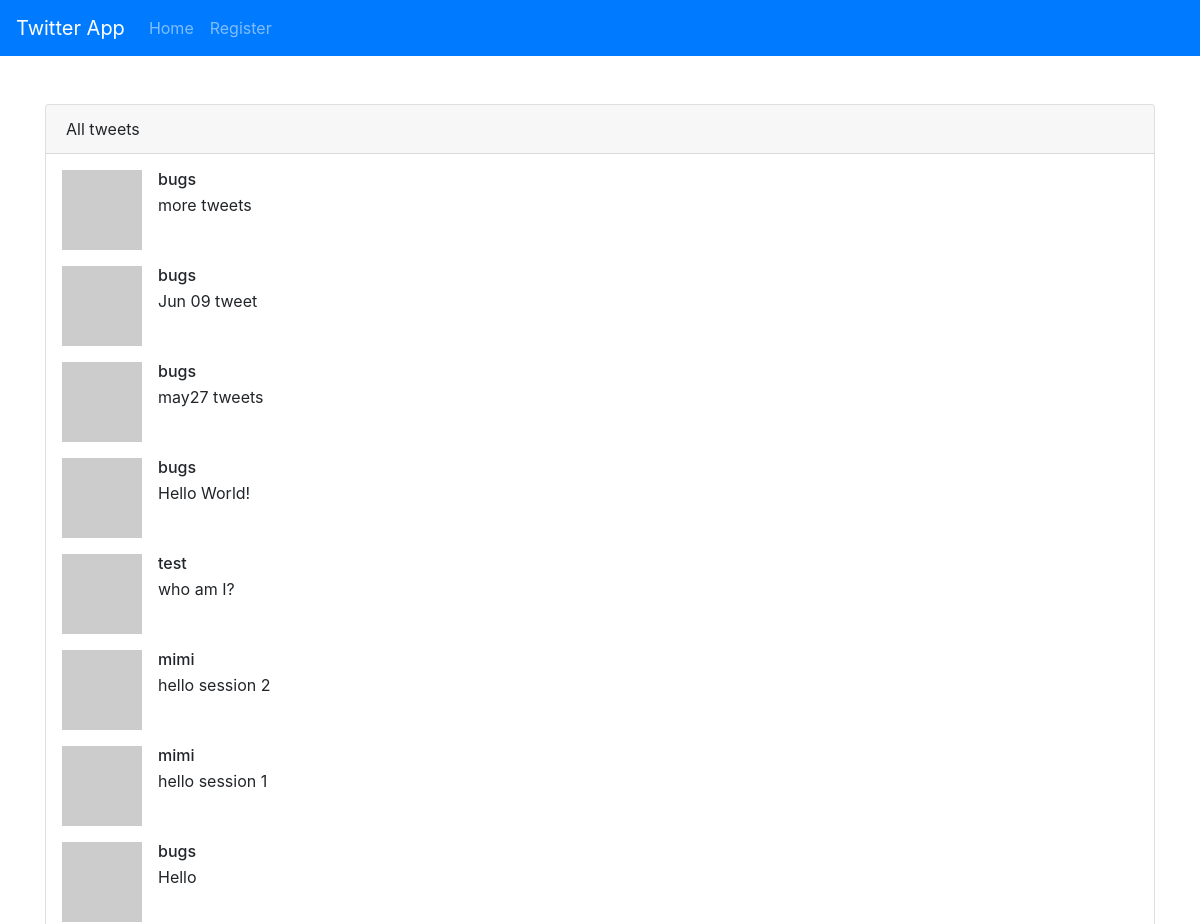
The app's page /tweets (signed in, upper part), older data.
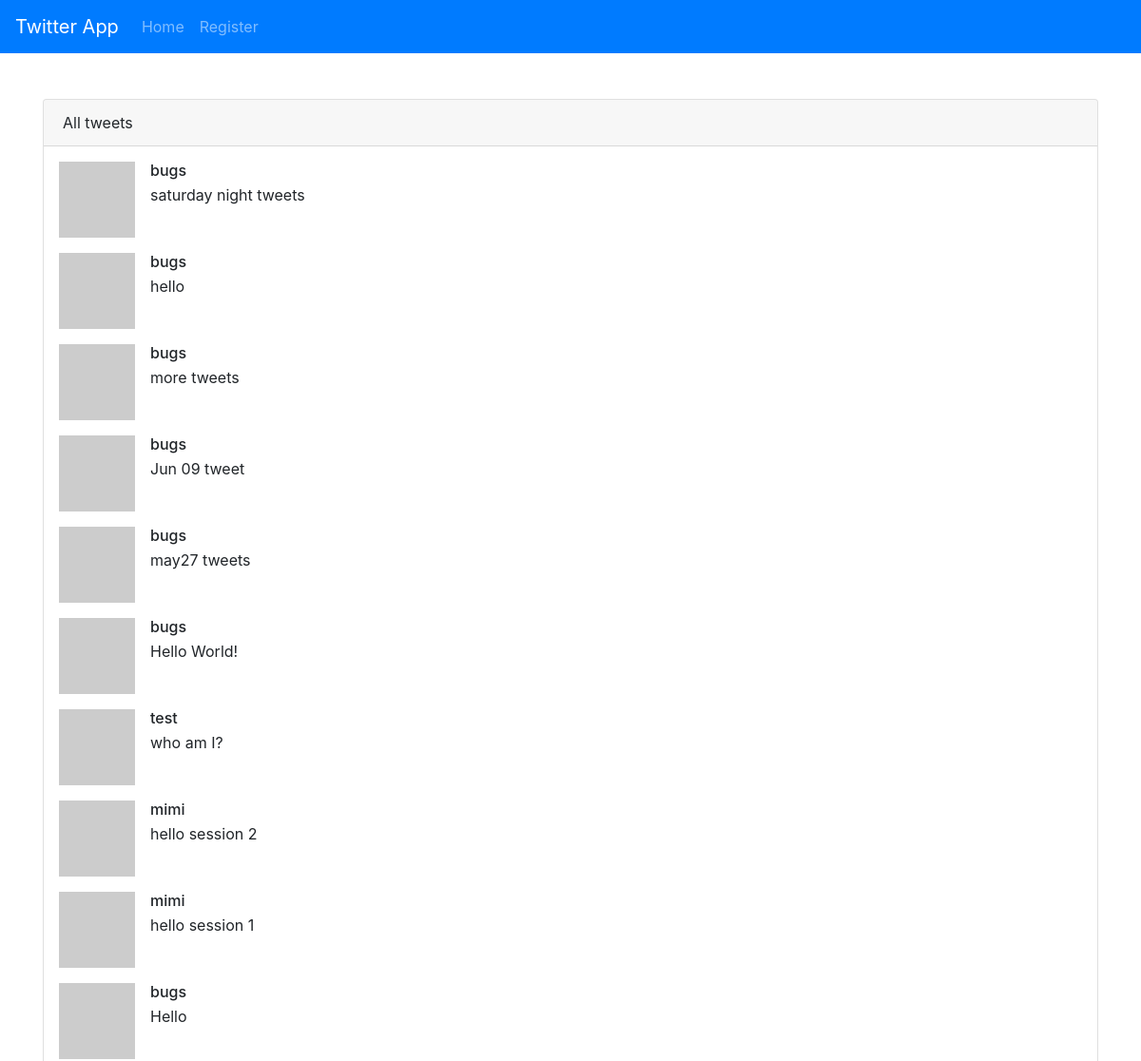
The same page, newer data.
### tables this page shows
CREATE TABLE tweets (
    _id integer primary key autoincrement,
    tweet text,
    username text
);

### main.py (the view)
@app.route('/tweets/<username>')
@app.route('/tweets')
def user_tweets(username=None):
    if 'user' not in session:
        return redirect(url_for('index'))
    if username:
        tweets = get_tweets_by_username(username)
    else:
        tweets = get_all_tweets()
    return render_template('tweets_page.html', tweets=tweets, tweet_user=username)

### db.py (called while the page is built)
def get_all_tweets(limit):
    cursor.execute('SELECT * FROM tweets order by _id desc')
    tweets = cursor.fetchmany(limit)
    return tweets

### tweets.py (called while the page is built)
def get_all_tweets(limit=100):
    return db.get_all_tweets(limit)

### templates/tweets_page.html (shortened to what this page needs)
{% extends "base.html" %}
{% block content %}
<div class="card">
    <div class="card-header">
        {% if tweet_user %}
        All tweets from {{tweet_user}}
        {% else %}
        All tweets
        {% endif %}
    </div>
    <ul class="list-unstyled m-3">
        {% for tweet in tweets %}
        <li class="media mb-3">
            <img src="https://www.gravatar.com/avatar/94d093eda664addd6e450d7e9881bcad?s=32&d=identicon&r=PG"
                class="mr-3" alt="user">
            <div class="media-body">
                <h6 class="mt-0 mb-1">{{tweet[2]}}</h6>
                <p class="mb-0">{{tweet[1]}}</p>
            </div>
        </li>
        {% endfor %}
    </ul>
</div>
{% endblock %}

### templates/base.html (shortened to what this page needs)
<!doctype html>
<html>
<head>
    <link rel="stylesheet" href="https://cdn.jsdelivr.net/npm/bootstrap@4.6.0/dist/css/bootstrap.min.css"
>
</head>
<body>
    <nav class="navbar navbar-expand-lg navbar-dark bg-primary">
        <a class="navbar-brand" href="#">Twitter App</a>
        <div class="collapse navbar-collapse" id="navbarNavAltMarkup">
            <div class="navbar-nav">
                <a class="nav-link" href="/">Home</a>
                {% if username %}
                <a class="nav-link" href="/tweet">New Tweet</a>
                <a class="nav-link" href="/tweets">Tweets</a>
                <a class="nav-link" href="/tweets/{{username}}">My tweets</a>
                <a class="nav-link" href="/users">Users</a>
                <a class="nav-link" href="/logout">Logout {{username|capitalize}}</a>
                {% else %}
                <a class="nav-link" href="/register">Register</a>
                {% endif %}
            </div>
        </div>
    </nav>
    <div class="container mt-5">
        {% block content %}
        {% endblock %}
    </div>
</body>
</html>

Row changes from the older to the newer data that the page shows:
added tweets: username "bugs", tweet "saturday night tweets"
added tweets: username "bugs", tweet "hello"
